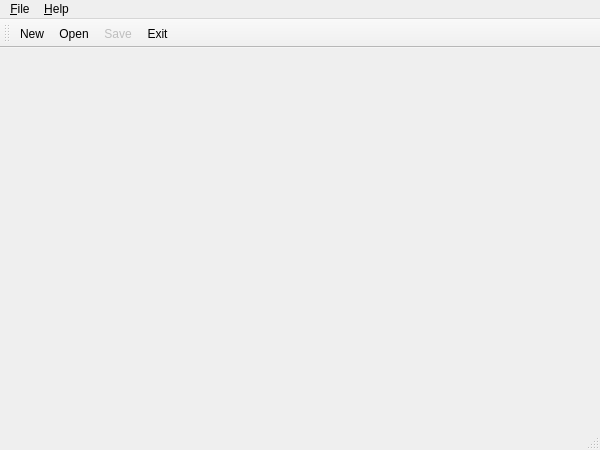
<?xml version="1.0" encoding="UTF-8"?>
<ui version="4.0">
 <class>MainWindow</class>
 <widget class="QMainWindow" name="MainWindow">
  <property name="geometry">
   <rect>
    <x>0</x>
    <y>0</y>
    <width>600</width>
    <height>450</height>
   </rect>
  </property>
  <property name="windowTitle">
   <string>Mudder</string>
  </property>
  <property name="windowIcon">
   <iconset resource="client.qrc">
    <normaloff>:/icons/app</normaloff>:/icons/app</iconset>
  </property>
  <property name="toolButtonStyle">
   <enum>Qt::ToolButtonFollowStyle</enum>
  </property>
  <widget class="QWidget" name="centralWidget"/>
  <widget class="QMenuBar" name="menuBar">
   <property name="geometry">
    <rect>
     <x>0</x>
     <y>0</y>
     <width>600</width>
     <height>21</height>
    </rect>
   </property>
   <widget class="QMenu" name="menuFile">
    <property name="title">
     <string>&amp;File</string>
    </property>
    <property name="separatorsCollapsible">
     <bool>true</bool>
    </property>
    <addaction name="actionNew"/>
    <addaction name="actionOpen"/>
    <addaction name="actionSave"/>
    <addaction name="actionSaveAs"/>
    <addaction name="separator"/>
    <addaction name="actionExit"/>
   </widget>
   <widget class="QMenu" name="menuHelp">
    <property name="title">
     <string>&amp;Help</string>
    </property>
    <addaction name="actionAbout"/>
    <addaction name="actionAboutQt"/>
   </widget>
   <addaction name="menuFile"/>
   <addaction name="menuHelp"/>
  </widget>
  <widget class="QToolBar" name="mainToolBar">
   <attribute name="toolBarArea">
    <enum>TopToolBarArea</enum>
   </attribute>
   <attribute name="toolBarBreak">
    <bool>false</bool>
   </attribute>
   <addaction name="actionNew"/>
   <addaction name="actionOpen"/>
   <addaction name="actionSave"/>
   <addaction name="actionExit"/>
  </widget>
  <widget class="QStatusBar" name="statusBar"/>
  <action name="actionOpen">
   <property name="icon">
    <iconset>
     <normalon>:/icons/file_open</normalon>
    </iconset>
   </property>
   <property name="text">
    <string>&amp;Open...</string>
   </property>
   <property name="toolTip">
    <string>Open an existing file</string>
   </property>
   <property name="shortcut">
    <string>Ctrl+O</string>
   </property>
  </action>
  <action name="actionSave">
   <property name="enabled">
    <bool>false</bool>
   </property>
   <property name="icon">
    <iconset resource="client.qrc">
     <normaloff>:/icons/file_save</normaloff>
     <normalon>icons/file_save.png</normalon>:/icons/file_save</iconset>
   </property>
   <property name="text">
    <string>&amp;Save</string>
   </property>
   <property name="toolTip">
    <string>Save the current file</string>
   </property>
   <property name="shortcut">
    <string>Ctrl+S</string>
   </property>
  </action>
  <action name="actionExit">
   <property name="icon">
    <iconset>
     <normalon>:/icons/app_exit</normalon>
    </iconset>
   </property>
   <property name="text">
    <string>E&amp;xit</string>
   </property>
   <property name="toolTip">
    <string>Exit the application</string>
   </property>
   <property name="menuRole">
    <enum>QAction::QuitRole</enum>
   </property>
  </action>
  <action name="actionSaveAs">
   <property name="enabled">
    <bool>false</bool>
   </property>
   <property name="icon">
    <iconset>
     <normalon>:/icons/file_save_as</normalon>
    </iconset>
   </property>
   <property name="text">
    <string>Save &amp;As...</string>
   </property>
   <property name="toolTip">
    <string>Save file with a new name</string>
   </property>
  </action>
  <action name="actionNew">
   <property name="icon">
    <iconset>
     <normalon>:/icons/file_new</normalon>
    </iconset>
   </property>
   <property name="text">
    <string>&amp;New...</string>
   </property>
   <property name="toolTip">
    <string>Create a new file</string>
   </property>
   <property name="shortcut">
    <string>Ctrl+N</string>
   </property>
  </action>
  <action name="actionAbout">
   <property name="text">
    <string>&amp;About...</string>
   </property>
   <property name="toolTip">
    <string>About this application</string>
   </property>
   <property name="menuRole">
    <enum>QAction::AboutRole</enum>
   </property>
  </action>
  <action name="actionAboutQt">
   <property name="text">
    <string>About &amp;Qt...</string>
   </property>
   <property name="toolTip">
    <string>About the Qt library</string>
   </property>
   <property name="menuRole">
    <enum>QAction::AboutQtRole</enum>
   </property>
  </action>
 </widget>
 <layoutdefault spacing="6" margin="11"/>
 <resources>
  <include location="client.qrc"/>
 </resources>
 <connections/>
</ui>
